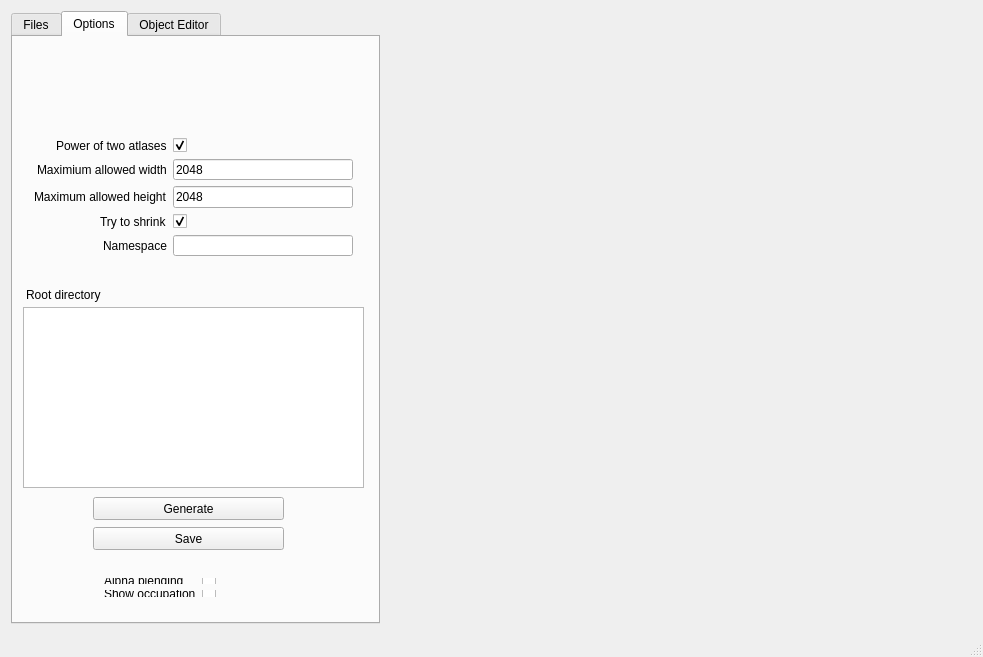
<?xml version="1.0" encoding="UTF-8"?>
<ui version="4.0">
 <class>MainWindow</class>
 <widget class="QMainWindow" name="MainWindow">
  <property name="geometry">
   <rect>
    <x>0</x>
    <y>0</y>
    <width>983</width>
    <height>635</height>
   </rect>
  </property>
  <property name="windowTitle">
   <string>Atlas Creator</string>
  </property>
  <widget class="QWidget" name="centralWidget">
   <property name="sizePolicy">
    <sizepolicy hsizetype="Expanding" vsizetype="Expanding">
     <horstretch>0</horstretch>
     <verstretch>0</verstretch>
    </sizepolicy>
   </property>
   <property name="minimumSize">
    <size>
     <width>983</width>
     <height>635</height>
    </size>
   </property>
   <layout class="QGridLayout" name="gridLayout">
    <item row="0" column="1">
     <layout class="QHBoxLayout" name="horizontalLayout">
      <property name="sizeConstraint">
       <enum>QLayout::SetDefaultConstraint</enum>
      </property>
      <item>
       <widget class="GLWidget" name="previewWidget" native="true">
        <property name="sizePolicy">
         <sizepolicy hsizetype="Expanding" vsizetype="Expanding">
          <horstretch>0</horstretch>
          <verstretch>0</verstretch>
         </sizepolicy>
        </property>
        <property name="minimumSize">
         <size>
          <width>589</width>
          <height>600</height>
         </size>
        </property>
       </widget>
      </item>
     </layout>
    </item>
    <item row="0" column="0">
     <widget class="QTabWidget" name="tabWidget">
      <property name="enabled">
       <bool>true</bool>
      </property>
      <property name="sizePolicy">
       <sizepolicy hsizetype="Expanding" vsizetype="Expanding">
        <horstretch>0</horstretch>
        <verstretch>0</verstretch>
       </sizepolicy>
      </property>
      <property name="minimumSize">
       <size>
        <width>369</width>
        <height>0</height>
       </size>
      </property>
      <property name="maximumSize">
       <size>
        <width>369</width>
        <height>16777215</height>
       </size>
      </property>
      <property name="currentIndex">
       <number>1</number>
      </property>
      <widget class="QWidget" name="filesTab">
       <attribute name="title">
        <string>Files</string>
       </attribute>
       <widget class="QListWidget" name="fileListWidget">
        <property name="geometry">
         <rect>
          <x>10</x>
          <y>10</y>
          <width>341</width>
          <height>411</height>
         </rect>
        </property>
        <property name="alternatingRowColors">
         <bool>true</bool>
        </property>
        <property name="selectionMode">
         <enum>QAbstractItemView::ExtendedSelection</enum>
        </property>
       </widget>
       <widget class="QPushButton" name="addTexturesPushBtn">
        <property name="geometry">
         <rect>
          <x>80</x>
          <y>430</y>
          <width>191</width>
          <height>23</height>
         </rect>
        </property>
        <property name="text">
         <string>Add textures</string>
        </property>
       </widget>
       <widget class="QPushButton" name="removeTexturesPushBtn">
        <property name="geometry">
         <rect>
          <x>80</x>
          <y>490</y>
          <width>191</width>
          <height>23</height>
         </rect>
        </property>
        <property name="text">
         <string>Remove textures</string>
        </property>
       </widget>
       <widget class="QCheckBox" name="showFullPathCheckBox">
        <property name="geometry">
         <rect>
          <x>120</x>
          <y>530</y>
          <width>111</width>
          <height>17</height>
         </rect>
        </property>
        <property name="text">
         <string>Show full path</string>
        </property>
       </widget>
       <widget class="QPushButton" name="addDirPushBtn">
        <property name="geometry">
         <rect>
          <x>80</x>
          <y>460</y>
          <width>191</width>
          <height>23</height>
         </rect>
        </property>
        <property name="text">
         <string>Add directory</string>
        </property>
       </widget>
       <widget class="QPushButton" name="disassemblePushBtn">
        <property name="geometry">
         <rect>
          <x>80</x>
          <y>560</y>
          <width>191</width>
          <height>23</height>
         </rect>
        </property>
        <property name="text">
         <string>Disassemble</string>
        </property>
       </widget>
      </widget>
      <widget class="QWidget" name="optionsTab">
       <attribute name="title">
        <string>Options</string>
       </attribute>
       <widget class="QWidget" name="formLayoutWidget">
        <property name="geometry">
         <rect>
          <x>10</x>
          <y>90</y>
          <width>341</width>
          <height>141</height>
         </rect>
        </property>
        <layout class="QFormLayout" name="formLayout">
         <property name="fieldGrowthPolicy">
          <enum>QFormLayout::AllNonFixedFieldsGrow</enum>
         </property>
         <property name="rowWrapPolicy">
          <enum>QFormLayout::DontWrapRows</enum>
         </property>
         <property name="labelAlignment">
          <set>Qt::AlignRight|Qt::AlignTrailing|Qt::AlignVCenter</set>
         </property>
         <item row="0" column="0">
          <widget class="QLabel" name="pOTAtlasLabel">
           <property name="text">
            <string>Power of two atlases</string>
           </property>
          </widget>
         </item>
         <item row="0" column="1">
          <widget class="QCheckBox" name="pOTAtlasCheckBox">
           <property name="checked">
            <bool>true</bool>
           </property>
          </widget>
         </item>
         <item row="1" column="0">
          <widget class="QLabel" name="maxWidthLabel">
           <property name="text">
            <string>Maximium allowed width</string>
           </property>
          </widget>
         </item>
         <item row="1" column="1">
          <widget class="QLineEdit" name="maxWidthLineEdit">
           <property name="text">
            <string>2048</string>
           </property>
          </widget>
         </item>
         <item row="2" column="0">
          <widget class="QLabel" name="maxHeightLabel">
           <property name="text">
            <string>Maximum allowed height</string>
           </property>
          </widget>
         </item>
         <item row="2" column="1">
          <widget class="QLineEdit" name="maxHeightLineEdit">
           <property name="text">
            <string>2048</string>
           </property>
          </widget>
         </item>
         <item row="3" column="0">
          <widget class="QLabel" name="shrinkLabel">
           <property name="text">
            <string>Try to shrink</string>
           </property>
          </widget>
         </item>
         <item row="3" column="1">
          <widget class="QCheckBox" name="shrinkCheckBox">
           <property name="checked">
            <bool>true</bool>
           </property>
          </widget>
         </item>
         <item row="4" column="0">
          <widget class="QLabel" name="namespaceLabel">
           <property name="text">
            <string>Namespace</string>
           </property>
          </widget>
         </item>
         <item row="4" column="1">
          <widget class="QLineEdit" name="namespaceLineEdit"/>
         </item>
        </layout>
       </widget>
       <widget class="QPushButton" name="refreshPushBtn">
        <property name="geometry">
         <rect>
          <x>80</x>
          <y>460</y>
          <width>191</width>
          <height>23</height>
         </rect>
        </property>
        <property name="text">
         <string>Generate</string>
        </property>
       </widget>
       <widget class="QPushButton" name="savePushBtn">
        <property name="geometry">
         <rect>
          <x>80</x>
          <y>490</y>
          <width>191</width>
          <height>23</height>
         </rect>
        </property>
        <property name="text">
         <string>Save</string>
        </property>
       </widget>
       <widget class="QWidget" name="formLayoutWidget_2">
        <property name="geometry">
         <rect>
          <x>80</x>
          <y>530</y>
          <width>171</width>
          <height>41</height>
         </rect>
        </property>
        <layout class="QFormLayout" name="formLayout_2">
         <property name="fieldGrowthPolicy">
          <enum>QFormLayout::AllNonFixedFieldsGrow</enum>
         </property>
         <item row="0" column="0">
          <widget class="QLabel" name="alphaBlendingLabel">
           <property name="text">
            <string>Alpha blending</string>
           </property>
          </widget>
         </item>
         <item row="0" column="1">
          <widget class="QCheckBox" name="alphaBlendingCheckBox"/>
         </item>
         <item row="1" column="0">
          <widget class="QLabel" name="showOccupationLabel">
           <property name="text">
            <string>Show occupation</string>
           </property>
          </widget>
         </item>
         <item row="1" column="1">
          <widget class="QCheckBox" name="showOccupationCheckBox"/>
         </item>
        </layout>
       </widget>
       <widget class="QListWidget" name="lwRootDir">
        <property name="geometry">
         <rect>
          <x>10</x>
          <y>270</y>
          <width>341</width>
          <height>181</height>
         </rect>
        </property>
       </widget>
       <widget class="QLabel" name="lbRootDir">
        <property name="geometry">
         <rect>
          <x>13</x>
          <y>250</y>
          <width>341</width>
          <height>16</height>
         </rect>
        </property>
        <property name="text">
         <string>Root directory</string>
        </property>
       </widget>
      </widget>
      <widget class="QWidget" name="objectEditorTabs">
       <property name="enabled">
        <bool>true</bool>
       </property>
       <attribute name="title">
        <string>Object Editor</string>
       </attribute>
       <widget class="QListWidget" name="objectListWidget">
        <property name="geometry">
         <rect>
          <x>10</x>
          <y>10</y>
          <width>341</width>
          <height>411</height>
         </rect>
        </property>
        <property name="alternatingRowColors">
         <bool>true</bool>
        </property>
        <property name="selectionMode">
         <enum>QAbstractItemView::ExtendedSelection</enum>
        </property>
       </widget>
       <widget class="QPushButton" name="removeObjectsPushBtn">
        <property name="geometry">
         <rect>
          <x>80</x>
          <y>460</y>
          <width>191</width>
          <height>23</height>
         </rect>
        </property>
        <property name="text">
         <string>Remove object(s)</string>
        </property>
        <property name="icon">
         <iconset resource="resources.qrc">
          <normaloff>:/image/resources/remove.png</normaloff>:/image/resources/remove.png</iconset>
        </property>
       </widget>
       <widget class="QPushButton" name="addObjectPushBtn">
        <property name="geometry">
         <rect>
          <x>80</x>
          <y>430</y>
          <width>191</width>
          <height>23</height>
         </rect>
        </property>
        <property name="text">
         <string>Add object</string>
        </property>
        <property name="icon">
         <iconset resource="resources.qrc">
          <normaloff>:/image/resources/add.png</normaloff>:/image/resources/add.png</iconset>
        </property>
       </widget>
      </widget>
     </widget>
    </item>
   </layout>
  </widget>
  <widget class="QStatusBar" name="statusBar"/>
 </widget>
 <layoutdefault spacing="6" margin="11"/>
 <customwidgets>
  <customwidget>
   <class>GLWidget</class>
   <extends>QWidget</extends>
   <header>glwidget.h</header>
   <container>1</container>
  </customwidget>
 </customwidgets>
 <tabstops>
  <tabstop>tabWidget</tabstop>
  <tabstop>fileListWidget</tabstop>
  <tabstop>addTexturesPushBtn</tabstop>
  <tabstop>addDirPushBtn</tabstop>
  <tabstop>removeTexturesPushBtn</tabstop>
  <tabstop>showFullPathCheckBox</tabstop>
  <tabstop>disassemblePushBtn</tabstop>
  <tabstop>pOTAtlasCheckBox</tabstop>
  <tabstop>maxWidthLineEdit</tabstop>
  <tabstop>maxHeightLineEdit</tabstop>
  <tabstop>shrinkCheckBox</tabstop>
  <tabstop>namespaceLineEdit</tabstop>
  <tabstop>refreshPushBtn</tabstop>
  <tabstop>savePushBtn</tabstop>
  <tabstop>alphaBlendingCheckBox</tabstop>
  <tabstop>showOccupationCheckBox</tabstop>
  <tabstop>objectListWidget</tabstop>
  <tabstop>removeObjectsPushBtn</tabstop>
  <tabstop>addObjectPushBtn</tabstop>
 </tabstops>
 <resources>
  <include location="resources.qrc"/>
 </resources>
 <connections/>
</ui>
